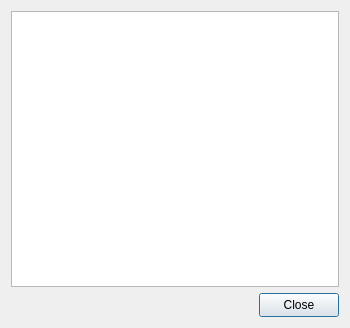
<?xml version="1.0" encoding="UTF-8"?>
<ui version="4.0">
 <class>CDonation</class>
 <widget class="QDialog" name="CDonation">
  <property name="geometry">
   <rect>
    <x>0</x>
    <y>0</y>
    <width>350</width>
    <height>328</height>
   </rect>
  </property>
  <property name="sizePolicy">
   <sizepolicy hsizetype="Fixed" vsizetype="Preferred">
    <horstretch>0</horstretch>
    <verstretch>0</verstretch>
   </sizepolicy>
  </property>
  <property name="minimumSize">
   <size>
    <width>350</width>
    <height>0</height>
   </size>
  </property>
  <property name="maximumSize">
   <size>
    <width>350</width>
    <height>16777215</height>
   </size>
  </property>
  <property name="windowTitle">
   <string>Donation</string>
  </property>
  <layout class="QVBoxLayout" name="verticalLayout_2">
   <item>
    <layout class="QVBoxLayout" name="verticalLayout">
     <item>
      <widget class="QTextEdit" name="textEdit">
       <property name="font">
        <font>
         <pointsize>10</pointsize>
        </font>
       </property>
       <property name="readOnly">
        <bool>true</bool>
       </property>
      </widget>
     </item>
    </layout>
   </item>
   <item>
    <layout class="QHBoxLayout" name="horizontalLayout">
     <item>
      <widget class="QPushButton" name="pushButton_2">
       <property name="toolTip">
        <string>Open PayPal donation web page.</string>
       </property>
       <property name="styleSheet">
        <string notr="true">border: none;</string>
       </property>
       <property name="text">
        <string/>
       </property>
       <property name="icon">
        <iconset resource="resource.qrc">
         <normaloff>:/res/donate.png</normaloff>:/res/donate.png</iconset>
       </property>
       <property name="iconSize">
        <size>
         <width>100</width>
         <height>24</height>
        </size>
       </property>
      </widget>
     </item>
     <item>
      <spacer name="horizontalSpacer">
       <property name="orientation">
        <enum>Qt::Horizontal</enum>
       </property>
       <property name="sizeHint" stdset="0">
        <size>
         <width>40</width>
         <height>20</height>
        </size>
       </property>
      </spacer>
     </item>
     <item>
      <widget class="QPushButton" name="pushButton">
       <property name="sizePolicy">
        <sizepolicy hsizetype="Fixed" vsizetype="Fixed">
         <horstretch>0</horstretch>
         <verstretch>0</verstretch>
        </sizepolicy>
       </property>
       <property name="minimumSize">
        <size>
         <width>0</width>
         <height>24</height>
        </size>
       </property>
       <property name="text">
        <string>Close</string>
       </property>
       <property name="default">
        <bool>true</bool>
       </property>
      </widget>
     </item>
    </layout>
   </item>
  </layout>
 </widget>
 <resources>
  <include location="resource.qrc"/>
 </resources>
 <connections/>
</ui>
